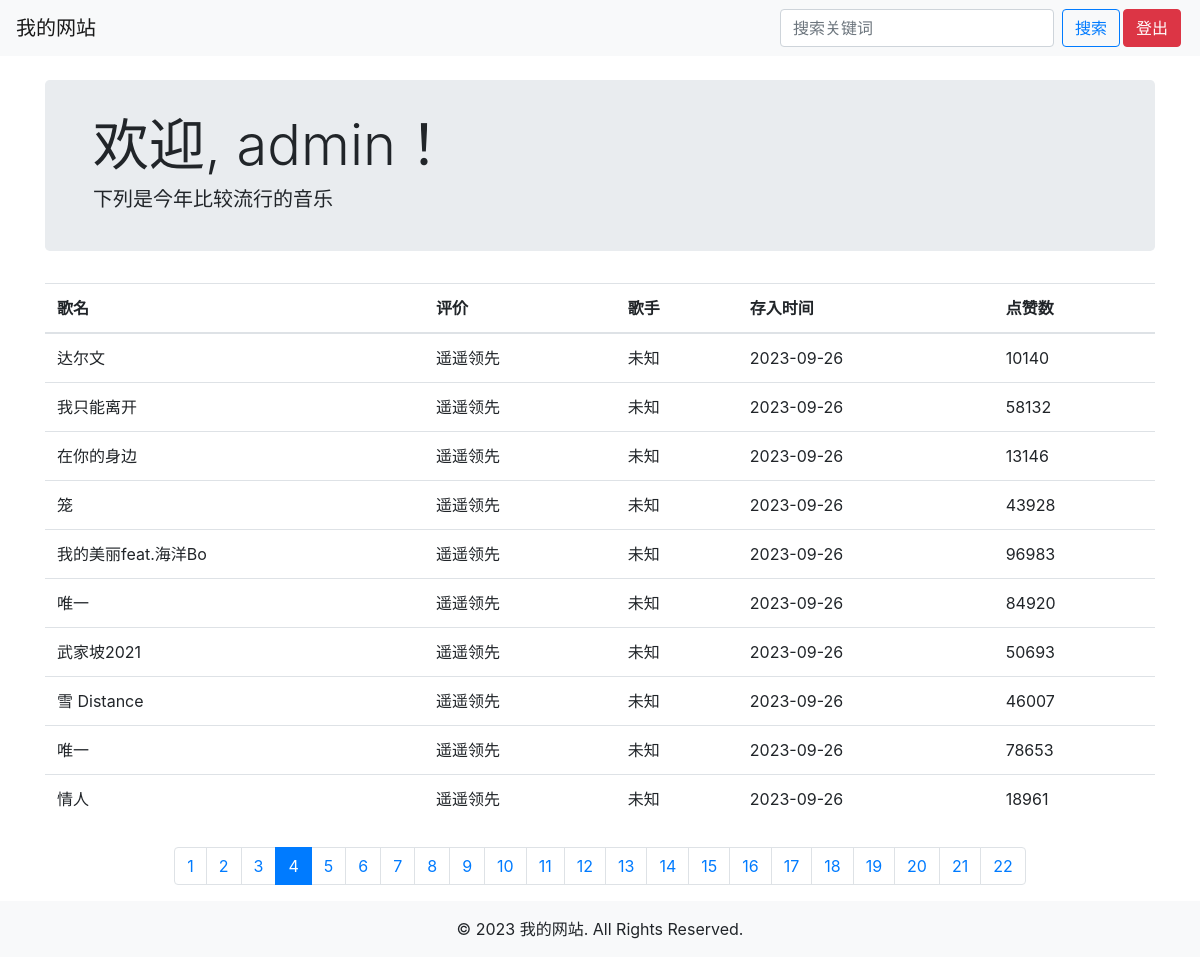
The app's page /index.php?page=4 (signed in) with its own data.
### tables this page shows
CREATE TABLE `search_data`  (
  `data_id` int NOT NULL AUTO_INCREMENT,
  `title` varchar(100) NOT NULL COMMENT '歌名',
  `artist` varchar(100) NOT NULL COMMENT '描述',
  `release_date` date NULL DEFAULT NULL COMMENT '出版时间',
  `genre` varchar(50) NULL DEFAULT NULL COMMENT '歌手',
  `popularity` int NULL DEFAULT NULL COMMENT '热度',
  PRIMARY KEY (`data_id`) USING BTREE
);

### index.php (the view, shortened to what this page needs)
<?php
include('db.php');
$data = [];
if (isset($_POST['keyword'])) {
    $keyword = $_POST['keyword'];
    $sql = "SELECT * FROM search_data WHERE title LIKE '%$keyword%'";
    $result = mysqli_query($conn, $sql);
    if ($result) {
        while ($row = mysqli_fetch_assoc($result)) {
            $data[] = $row;
        }
    }
} else {
    $sql = "SELECT * FROM search_data";
    $result = mysqli_query($conn, $sql);
    if ($result) {
        while ($row = mysqli_fetch_assoc($result)) {
            $data[] = $row;
        }
    }
}
$results_per_page = 10;
$total_results = count($data);
$total_pages = ceil($total_results / $results_per_page);
if (!isset($_GET['page'])) {
    $current_page = 1;
} else {
    $current_page = $_GET['page'];
}
$start_index = ($current_page - 1) * $results_per_page;
$end_index = $start_index + $results_per_page;
?>
<!DOCTYPE html>
<html>
<head>
    <link rel="stylesheet" href="css/bootstrap.min.css">
</head>
<body>
    <nav class="navbar navbar-expand-lg navbar-light bg-light">
        <a class="navbar-brand" href="#">我的网站</a>
        <div class="collapse navbar-collapse" id="navbarNav">
            <ul class="navbar-nav ml-auto">
                <li class="nav-item">
                    <form class="form-inline" method="POST">
                        <input type="text" name="keyword" class="form-control mr-sm-2" placeholder="搜索关键词" required>
                        <button type="submit" class="btn btn-outline-primary my-2 my-sm-0">搜索</button>
                    </form>
                </li>
                <li class="nav-item">
                    <form method="POST">
                        <button type="submit" name="logout" class="btn btn-danger">登出</button>
                    </form>
                </li>
            </ul>
        </div>
    </nav>
    <div class="container mt-4">
        <div class="jumbotron">
            <h3 class="display-4 small-welcome">欢迎, <?php echo $_SESSION['username']; ?>！</h3>
            <h5>下列是今年比较流行的音乐</h5>
        </div>
        <?php if (empty($data)): ?>
            <div class="alert alert-warning" role="alert">没有找到匹配的结果</div>
        <?php else: ?>
            <table class="table">
                <thead>
                    <tr>
                        <th>歌名</th>
                        <th>评价</th>
                        <th>歌手</th>
                        <th>存入时间</th>
                        <th>点赞数</th>
                    </tr>
                </thead>
                <tbody>
                    <?php for ($i = $start_index; $i < $end_index; $i++): ?>
                        <?php if ($i < count($data)): ?>
                            <tr>
                                <td><?php echo $data[$i]['title']; ?></td>
                                <td><?php echo $data[$i]['artist']; ?></td>
                                <td><?php echo $data[$i]['genre']; ?></td>
                                <td><?php echo $data[$i]['release_date']; ?></td>
                                <td><?php echo $data[$i]['popularity']; ?></td>
                            </tr>
                        <?php endif; ?>
                    <?php endfor; ?>
                </tbody>
            </table>
        <?php endif; ?>
        <nav aria-label="Page navigation" class="mt-4">
            <ul class="pagination justify-content-center">
                <?php for ($page = 1; $page <= $total_pages; $page++): ?>
                    <li class="page-item<?php if ($current_page == $page) echo ' active'; ?>">
                        <a class="page-link" href="?page=<?php echo $page; ?>"><?php echo $page; ?></a>
                    </li>
                <?php endfor; ?>
            </ul>
        </nav>
    </div>
    <footer class="bg-light text-center py-3">
        © <?php echo date("Y"); ?> 我的网站. All Rights Reserved.
    </footer>
</body>
</html>

### index.php (style rules this page uses)
.jumbotron { padding: 2rem 3rem; }
.btn { margin-right: 3px; }

### records on screen
search_data: title "达尔文", artist "遥遥领先", genre "未知", release_date "2023-09-26", popularity "10140"
search_data: title "我只能离开", artist "遥遥领先", genre "未知", release_date "2023-09-26", popularity "58132"
search_data: title "在你的身边", artist "遥遥领先", genre "未知", release_date "2023-09-26", popularity "13146"
search_data: title "笼", artist "遥遥领先", genre "未知", release_date "2023-09-26", popularity "43928"
search_data: title "我的美丽feat.海洋Bo", artist "遥遥领先", genre "未知", release_date "2023-09-26", popularity "96983"
search_data: title "唯一", artist "遥遥领先", genre "未知", release_date "2023-09-26", popularity "84920"
search_data: title "武家坡2021", artist "遥遥领先", genre "未知", release_date "2023-09-26", popularity "50693"
search_data: title "雪 Distance", artist "遥遥领先", genre "未知", release_date "2023-09-26", popularity "46007"
search_data: title "唯一", artist "遥遥领先", genre "未知", release_date "2023-09-26", popularity "78653"
search_data: title "情人", artist "遥遥领先", genre "未知", release_date "2023-09-26", popularity "18961"

### other values on screen
$_SESSION['username'] "admin"
